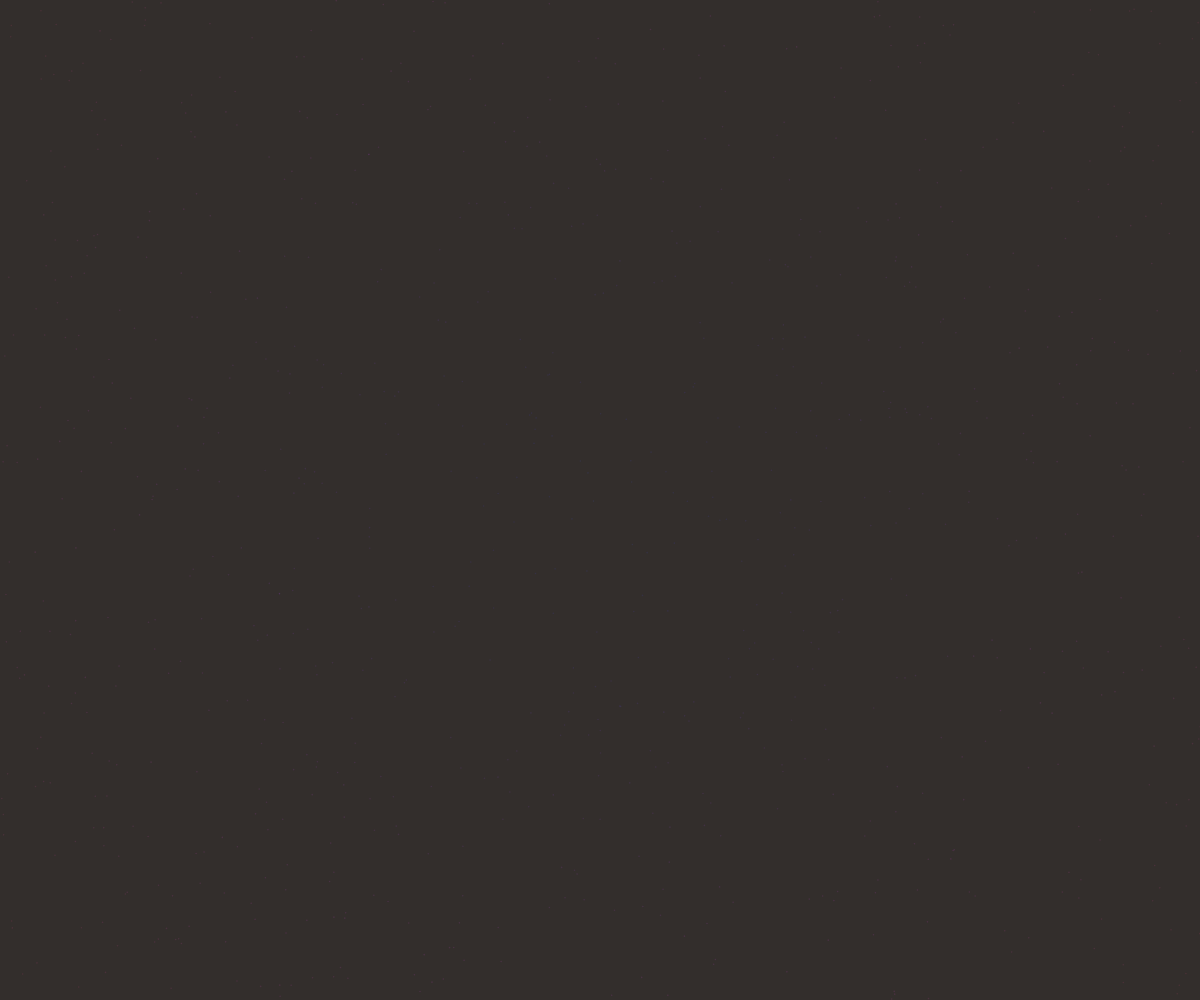
Frame 1 (no input)
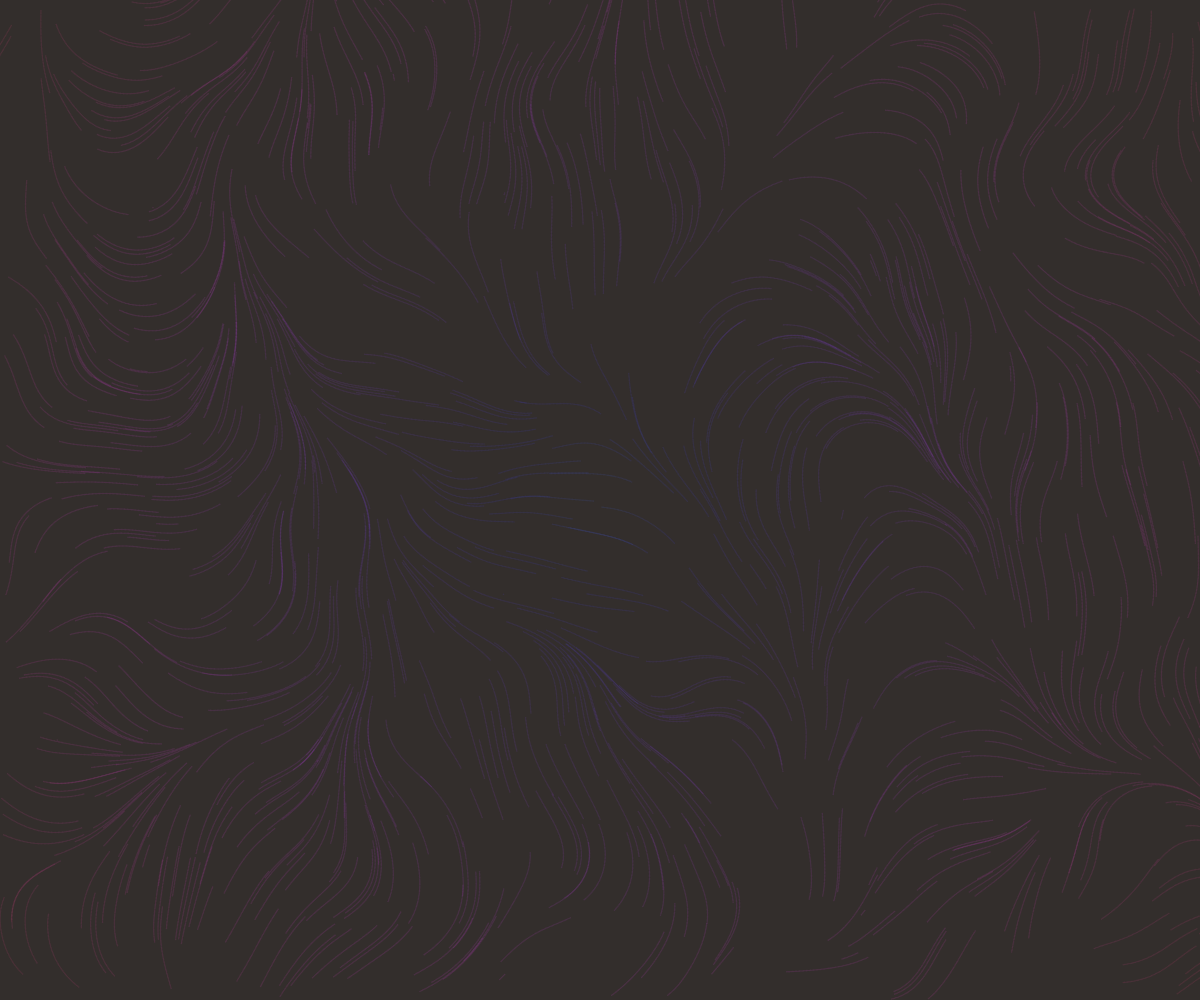
Frame 60 (no input)
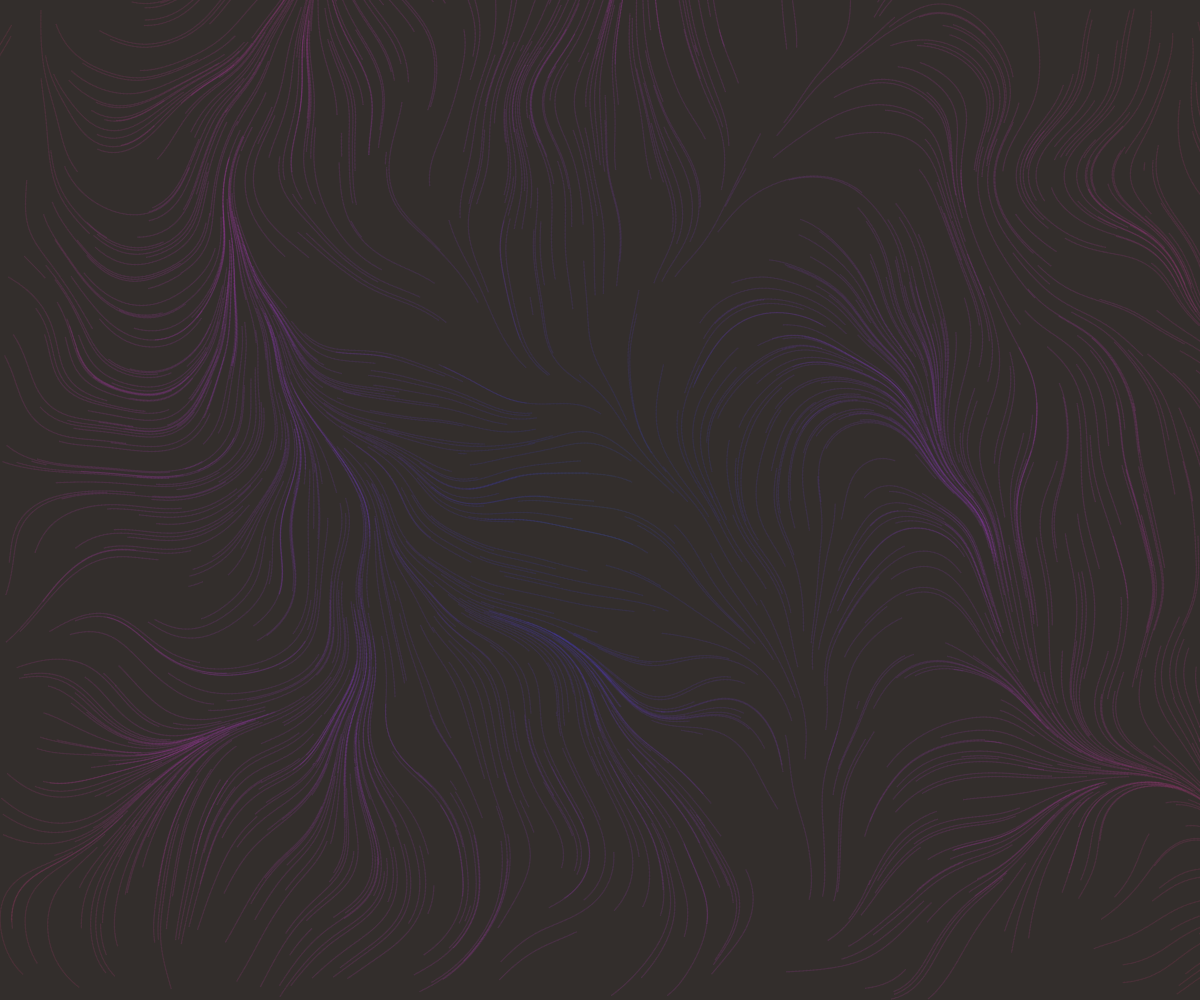
Frame 120 (the mouse pressed at the canvas centre since frame 60)

The p5.js sketch that drew these frames (run headless with seeded random() and noise() and a simulated clock; from frame 60 on, the mouse is pressed at the canvas centre):

// p5.js sketch
// ── sketch.js
let particles = [];
let hueBase;
const N = 900;

function setup() {
  createCanvas(windowWidth, windowHeight);
  colorMode(HSB, 360, 100, 100, 100);
  for (let i = 0; i < N; i++) {
    particles.push({ x: random(width), y: random(height) });
  }
  background(13, 13, 20);
  hueBase = random(360);
}

function draw() {
  noStroke();
  for (let pt of particles) {
    let angle = noise(pt.x * 0.0018, pt.y * 0.0018) * TWO_PI * 2;
    pt.x += cos(angle) * 1.4;
    pt.y += sin(angle) * 1.4;
    let h = (hueBase + dist(pt.x, pt.y, width / 2, height / 2) * 0.15) % 360;
    fill(h, 70, 95, 12);
    circle(pt.x, pt.y, 1.6);
    if (pt.x < 0 || pt.x > width || pt.y < 0 || pt.y > height) {
      pt.x = random(width);
      pt.y = random(height);
    }
  }
}

function windowResized() {
  resizeCanvas(windowWidth, windowHeight);
}
